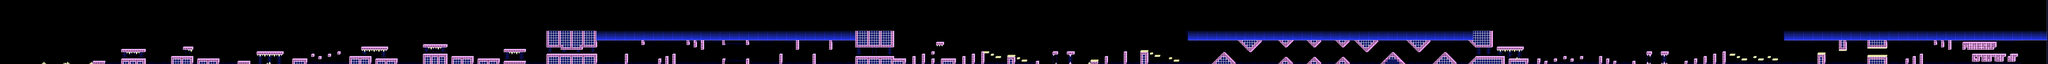

A 2D game scene composited from a Tiled map and its tileset images. What follows is a short description and the map's XML, with each tile layer's data collapsed to a summary:
An orthogonal 862x27 tile map with 16x16 px tiles, 2 tile layers (l2, l1), 2 tilesets and 1547 objects.

<map version="1.10" tiledversion="1.11.2" orientation="orthogonal" renderorder="right-down" width="862" height="27" tilewidth="16" tileheight="16" infinite="0" nextlayerid="8" nextobjectid="2177">
 <editorsettings>
  <export target="sonar.json" format="json" />
 </editorsettings>
 <properties>
  <property name="BG" type="color" value="#ff00256a" />
  <property name="Background Type" type="int" value="2" />
  <property name="COL1" type="color" value="#ff006882" />
  <property name="COL2" type="color" value="#ff00a59d" />
  <property name="COL3" type="color" value="#ff003cac" />
  <property name="COL4" type="color" value="#ffffffff" />
  <property name="Difficulty" value="EASY" />
  <property name="GROUND" type="color" value="#ff002248" />
  <property name="Gamemode" type="int" value="0" />
  <property name="Ground Type" type="int" value="0" />
  <property name="Level name" value="SONAR" />
  <property name="OBJ" type="color" value="#ffffffff" />
  <property name="Song" value="STEREOMA2" />
  <property name="Speed" type="int" value="1" />
  <property name="Stars" type="int" value="2" />
 </properties>
 <tileset firstgid="1" source="famidash.tsx" />
 <tileset firstgid="16385" source="sprites.tsx" />
 <layer id="4" name="l2" width="862" height="27">
  <data>[23274 cells, 23153 non-empty, 69 distinct tile ids]</data>
 </layer>
 <layer id="1" name="l1" width="862" height="27">
  <data>[23274 cells, 23169 non-empty, 69 distinct tile ids]</data>
 </layer>
 <objectgroup id="7" name="SP">
  <!-- 1547 objects omitted --></objectgroup>
</map>
<!-- 1547 of 1547 objects omitted -->
